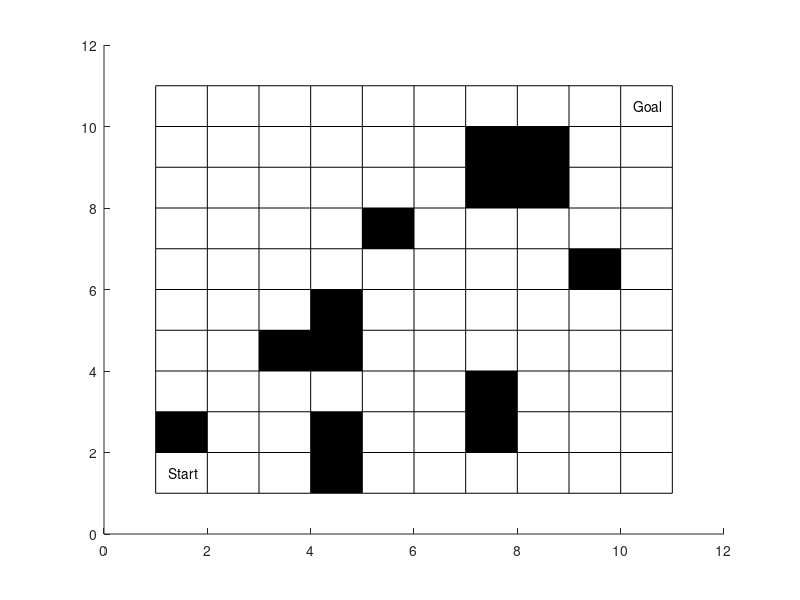

The MATLAB script that drew this image: (Note: this script raises an error after producing the figure.)
clc;
clear all;
%% Plotting Grid
hold on;
Grid = ones(11,11);
Grid(2,1) = 0;
Grid(1:2,4) = 0;
Grid(4,3:4) = 0;
Grid(5,4) = 0;
Grid(7,5) = 0;
Grid(6,9) = 0; %Grid(6,7) = 0;
Grid(8:9,7:8) = 0;
%Grid(9:10,2)=0;
%Grid(10,6) = 0;
Grid(2:3,7) = 0; %Grid(2:3,7) = 0;
%Grid(1:3,10)=0;
%Grid(1,9) = 0;
%Grid(5,9) = 0;
pcolor(Grid)
colormap(gray(2))
% To flip the vertical axes, uncomment next line
% axis ij;
text(1.25,1.5,'Start')
text(10.25,10.5,'Goal')

% Input locations
Set_X = 2.5:1:9.5;
Set_Y = 1.5:1:9.5;
Chromosome_Length = 4;% Excluding first and last points
Population_Size = 20;% Mating population size
Initial_Population = cell(Population_Size,1);
Crossover_Population = cell(Population_Size,1);
Offspring_Population = cell(Population_Size,1);
Feasible_Offspring = cell(Population_Size,1);
epoch = 12;

Best_Generation = cell(epoch,1);
fitness_best = [];
best_population = 0;
crossover_probability = 1;
mutation_probability = 0.9;
Total_Population = cell(2*Population_Size,1);
% Initial Population Generation
i=1;c=1;collect_distinguish = {};
while i<Population_Size+1
    Population = [];
    id1 = randi([1 8],1,Chromosome_Length);
    id2 = randi([1 9],1,Chromosome_Length);
    X = Set_X(id1);
    Y = Set_Y(id2);
    Chromosome =[];
    for j = 1:1:Chromosome_Length
        Chromosome = [Chromosome;X(j) Y(j)];
    end
    % Population = [1.5 2.5 3.5 3.5 5.5 7.5 10.5 10.5; 1.5 1.5 2.5 3.5 3.5 5.5 5.5 10.5];
    Population = ([[1.5 1.5];Chromosome;[10.5 10.5]])';
    inarg = [Population(1,:);Population(2,:)];
    Distinguishing_Factor = distinguish_algo_v5(Population);
    if sum(Distinguishing_Factor(1,Chromosome_Length+3:end))==0
        Initial_Population{i}=fitness(Population);
        i = i+1;
    end
    collect_distinguish{c} = Distinguishing_Factor;
    c=c+1;
    
end

%end
%% GENETIC ALGORITHM STARTS
for generation = 1:1:epoch
    index = 1;
    fitness_values = [];
   if generation==1 || generation==2 
       max_num = 0;
   else 
        max_num = 6;
   end
   
    for i = 1:1:Population_Size
        Crossover_Population{i,1} = Initial_Population{i,1}(:,1:end-1);
    end
    while index<Population_Size+1
        for i = 1:2:Population_Size-1
            A = Crossover_Population{i,1};
            B = Crossover_Population{i+1,1};
            if rand(1)< crossover_probability
                random_id = randi([200 100*(Chromosome_Length+1)],1,1);
                random_id = fix((random_id)/100);
                temp = A(:,random_id);
                A(:,random_id) = B(:,random_id);
                B(:,random_id) = temp;
            end
            if rand(1)< mutation_probability
                random_id1 = randi([200 100*(Chromosome_Length+1)],1,1);
                random_id1 = fix((random_id1)/100);
                random_id2 = randi([200 100*(Chromosome_Length+1)],1,1);
                random_id2 = fix((random_id2)/100);
                temp = A(:,random_id1);
                A(:,random_id1) = A(:,random_id2);
                A(:,random_id2) = temp;
            end
            if rand(1)< mutation_probability
                random_id1 = randi([2 Chromosome_Length+1],1,1);
                random_id2 = randi([2 Chromosome_Length+1],1,1);
                temp = B(:,random_id1);
                B(:,random_id1) = B(:,random_id2);
                B(:,random_id2) = temp;
            end
            Offspring_Population{i,1} = A;
            Offspring_Population{i+1,1} = B;
        end
        for i=1:1:Population_Size
            Distinguishing_Factor = distinguish_algo_v5(Offspring_Population{i,1});
            if sum(Distinguishing_Factor(1,Chromosome_Length+3:end))==0
                Feasible_Offspring{index} = fitness(Offspring_Population{i,1});
                index = index+1;
            end
            
        end
    end
    
    Total_Population = {[Initial_Population;Feasible_Offspring]};
    Total_Population = Total_Population{1,1};
    for i = 1:1:length(Total_Population)
        fitness_values(end+1) = Total_Population{i,1}(1,end);
    end
    [fitness1 id1_fitness] = maxk(fitness_values,max_num);
    [fitness2 id2_fitness] = mink(fitness_values,Population_Size-max_num);
    id_fitness = [id1_fitness id2_fitness];
    for i=1:1:Population_Size
        Initial_Population{i,1} = Total_Population{id_fitness(i),1}(:,1:end);
    end
    Best_Generation{generation} = Initial_Population{1,1};
    fitness_best(generation) = Initial_Population{1,1}(1,end);
    
    % Schuffling the population now
    change_order = randperm(Population_Size);
    New_Population_Schuffled = cell(Population_Size,1); local = 0;
    for j = change_order
        local = local+1;
        New_Population_Schuffled{local,1} = Initial_Population{j,1};
    end
    Initial_Population = New_Population_Schuffled;
    
end
hold on
plot(Best_Generation{10,1}(1,1:end-1),Best_Generation{10,1}(2,1:end-1));
figure(2)
hold off
plot(1:1:epoch,fitness_best);
title('fitness vs generation');
xlabel('Generation');
ylabel('Fitness');

%% DA function
function f = distinguish_algo_v5(chromosome) % path as argument

%% Obstacle border line equations
O1 = [0 1 2; 0 1 3; 1 0 1; 1 0 2]; % col 1 row 2
O2 = [0 1 1; 0 1 3; 1 0 4; 1 0 5];  % col 4 row 1:2
O3_1 = [0 1 4; 0 1 5; 1 0 3; 1 0 5]; % col 3:4 row 4
O3_2 = [0 1 5; 0 1 6; 1 0 4; 1 0 5]; %col 4 row 5
O4 = [0 1 2; 0 1 4; 1 0 7; 1 0 8]; %col 7 row 2:3
O5 = [0 1 6; 0 1 7; 1 0 9; 1 0 10]; %col 7 row 6  [0 1 6; 0 1 7; 1 0 7; 1 0 8];
O6 = [0 1 7; 0 1 8; 1 0 5; 1 0 6]; %col 5 row 7
O7 = [0 1 8; 0 1 10; 1 0 7; 1 0 9]; % col 7:8 row 8:9
obstacle_xy = [O1(1:4,1:2); O2(1:4,1:2); O3_1(1:4,1:2); O3_2(1:4,1:2); O4(1:4,1:2);...
    O5(1:4,1:2);  O6(1:4,1:2);  O7(1:4,1:2)]';
obstacle_c =  [O1(1:4,3); O2(1:4,3); O3_1(1:4,3); O3_2(1:4,3); O4(1:4,3);...
    O5(1:4,3);  O6(1:4,3);  O7(1:4,3)]';
for i = 1:1:length(chromosome)-1    %generating line segment using formula
    count = 1;
    for j = 1:1:length(obstacle_c)
        xy_1 = chromosome(1:2,i);       % (x/A) - (y/B) = (x1/A) -(y1/B)
        xy_2 = chromosome(1:2,i+1);
        A = xy_2(1) - xy_1(1); % A = x2-x1
        B = xy_2(2) - xy_1(2); % B = y2-y1
        if A == 0
            x_curr_coe = 1;
            y_curr_coe = 0;
            c_curr = xy_1(1);
        elseif B == 0
            x_curr_coe = 0;
            y_curr_coe = 1;
            c_curr = xy_1(2);
        else
            x_curr_coe = 1/A;   % coefficient of x for path line
            y_curr_coe = -1/B;   % coefficient of y for path line
            c_curr = xy_1(1)/A - xy_1(2)/B; % c for path line
        end
        x_coe_obstacle = obstacle_xy(1,j);
        y_coe_obstacle = obstacle_xy(2,j);
        c_coe_obstacle = obstacle_c(j);
        
        if inv([x_coe_obstacle y_coe_obstacle; x_curr_coe y_curr_coe]) == Inf
            chromosome(1,end+1) = 0;
            %p=p+1;
        else
            intersection_pt = (inv([x_coe_obstacle y_coe_obstacle; x_curr_coe y_curr_coe]))*([c_coe_obstacle;c_curr]);
            
            %% Checking if intersection pt lies in obstacle
            
            if         intersection_pt(1,1)>=min(chromosome(1,i),chromosome(1,i+1))...
                    && intersection_pt(1,1)<=max(chromosome(1,i+1),chromosome(1,i))...
                    && intersection_pt(2,1)>=min(chromosome(2,i),chromosome(2,i+1))...
                    && intersection_pt(2,1)<=max(chromosome(2,i+1),chromosome(2,i))...
                    && intersection_pt(1,1)>=min(chromosome(1,i),chromosome(1,i+1))...
                    && intersection_pt(2,1)>=obstacle_c(count) && intersection_pt(2,1)<=obstacle_c(count+1)...
                    && intersection_pt(1,1)>=obstacle_c(count+2) && intersection_pt(1,1)<=obstacle_c(count+3)
                
                chromosome(1,end+1) = 1;
                
            else
                chromosome(1,end+1) = 0;
                
            end
        end
        if rem(j,4)==0
            count = count+4;
        end
    end
    %% Return value of function
    f = chromosome;
end
end

%% FITNESS FUNCTION
function fitness_chromosome = fitness(chromosome)
chromosome_local = chromosome';
Total_distance = 0;
for i = 1:1:length(chromosome_local)-1
    first_point = chromosome_local(i,:);
    second_point = chromosome_local(i+1,:);
    dist = pdist([first_point;second_point]);
    Total_distance = Total_distance + dist;
    
end
chromosome(1,end+1) = 1/Total_distance; %1/Total_distance;
fitness_chromosome =  chromosome;
end


